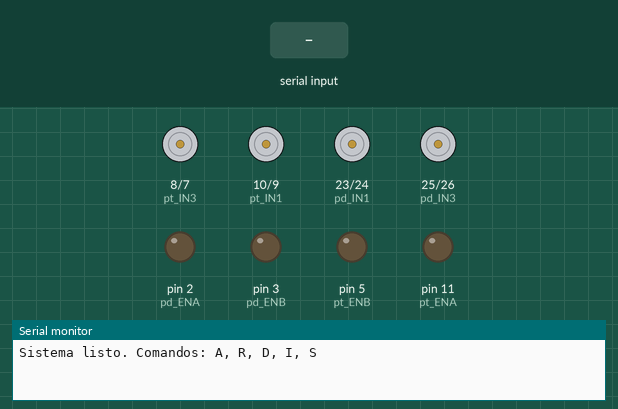
This sketch was run on a simulated Arduino Mega 2560, built with avr-gcc and run on an emulated ATmega2560. Parts: motor-driver pin pairs drawn as motors (green arrow = first pin HIGH = forward, orange = second pin HIGH = backward, longer = more drive), output pins drawn as LEDs (lit = HIGH), the last lines printed to the serial monitor. Inputs (shaded band) come from the test bench.

Above: at 1.2 s.
1.3 s: "A" received over Serial
At 2.5 s:
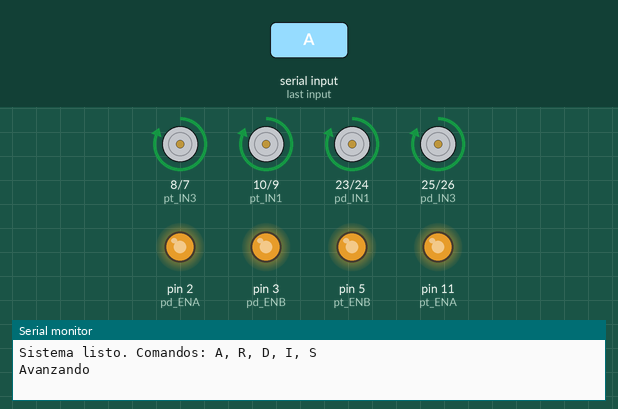
2.8 s: "R" received over Serial
At 3.7 s:
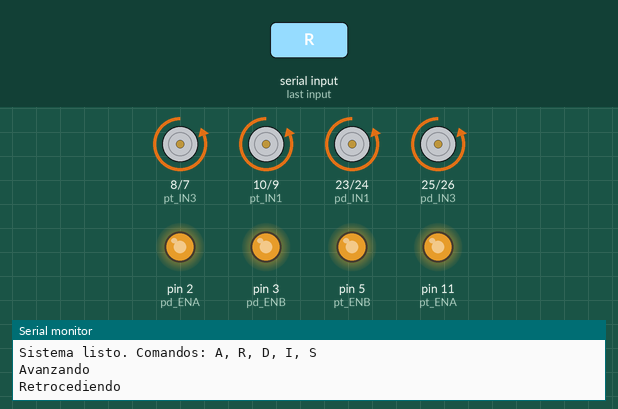
4.3 s: "D" received over Serial
At 4.8 s:
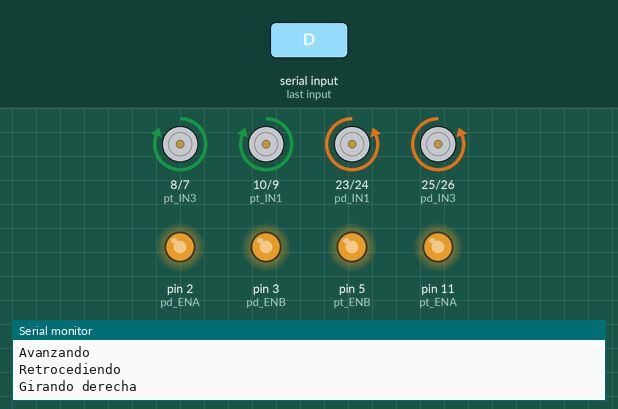
5.8 s: "I" received over Serial
At 7.2 s:
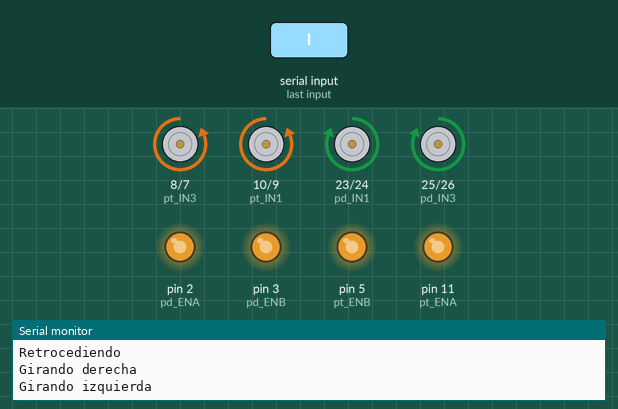
Timing chart, 0 to 8.3 s (numbered marks = the images above; inputs shaded):
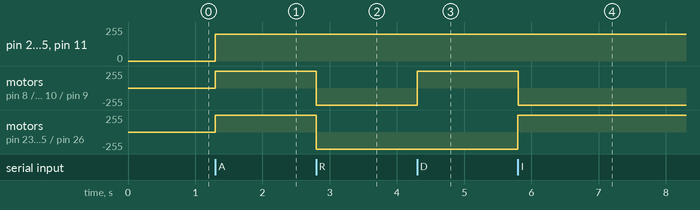

The sketch:

car_double_h_bridge.ino
```cpp
// CODIGO FUNCIONAL CON UN SOLO PUENTE H (primer modelo)

// Conexiones PUENTE DELANTERO (rueda derecha)
const int pd_ENA = 2;    // ENA canal A
const int pd_IN1 = 23;   // Control canal A
const int pd_IN2 = 24;
const int pd_ENB = 3;    // ENB canal B
const int pd_IN3 = 25;   // Control canal B
const int pd_IN4 = 26;

// Conexiones PUENTE TRASERO (rueda izquierda)
const int pt_ENA = 11;   // ENA canal A
const int pt_IN1 = 10;   // Control canal A
const int pt_IN2 = 9;
const int pt_ENB = 5;    // ENB canal B (usando pin 5 como especificaste)
const int pt_IN3 = 8;    // Control canal B
const int pt_IN4 = 7;

//----------------------------------------------------------------
// ASIGNACIÓN DE PINES
//----------------------------------------------------------------
void configurarPines() {
  // Puente delantero (rueda derecha)
  pinMode(pd_ENA, OUTPUT); pinMode(pd_ENB, OUTPUT);
  pinMode(pd_IN1, OUTPUT); pinMode(pd_IN2, OUTPUT);
  pinMode(pd_IN3, OUTPUT); pinMode(pd_IN4, OUTPUT);

  // Puente trasero (rueda izquierda)
  pinMode(pt_ENA, OUTPUT); pinMode(pt_ENB, OUTPUT);
  pinMode(pt_IN1, OUTPUT); pinMode(pt_IN2, OUTPUT);
  pinMode(pt_IN3, OUTPUT); pinMode(pt_IN4, OUTPUT);
}

//----------------------------------------------------------------
// FUNCIÓN: AVANZAR
//----------------------------------------------------------------
void avanzar() {
  // Rueda derecha - ambos canales adelante
  digitalWrite(pd_IN1, HIGH); digitalWrite(pd_IN2, LOW);
  digitalWrite(pd_IN3, HIGH); digitalWrite(pd_IN4, LOW);
  analogWrite(pd_ENA, 200); analogWrite(pd_ENB, 200);

  // Rueda izquierda - ambos canales adelante
  digitalWrite(pt_IN1, HIGH); digitalWrite(pt_IN2, LOW);
  digitalWrite(pt_IN3, HIGH); digitalWrite(pt_IN4, LOW);
  analogWrite(pt_ENA, 200); analogWrite(pt_ENB, 200);
}

//----------------------------------------------------------------
// FUNCIÓN: RETROCEDER
//----------------------------------------------------------------
void retroceder() {
  // Rueda derecha - ambos canales atrás
  digitalWrite(pd_IN1, LOW); digitalWrite(pd_IN2, HIGH);
  digitalWrite(pd_IN3, LOW); digitalWrite(pd_IN4, HIGH);
  analogWrite(pd_ENA, 200); analogWrite(pd_ENB, 200);

  // Rueda izquierda - ambos canales atrás
  digitalWrite(pt_IN1, LOW); digitalWrite(pt_IN2, HIGH);
  digitalWrite(pt_IN3, LOW); digitalWrite(pt_IN4, HIGH);
  analogWrite(pt_ENA, 200); analogWrite(pt_ENB, 200);
}

//----------------------------------------------------------------
// FUNCIÓN: GIRAR DERECHA (sobre su eje)
//----------------------------------------------------------------
void girarDerecha() {
  // Rueda derecha - ambos canales atrás
  digitalWrite(pd_IN1, LOW); digitalWrite(pd_IN2, HIGH);
  digitalWrite(pd_IN3, LOW); digitalWrite(pd_IN4, HIGH);
  analogWrite(pd_ENA, 200); analogWrite(pd_ENB, 200);

  // Rueda izquierda - ambos canales adelante
  digitalWrite(pt_IN1, HIGH); digitalWrite(pt_IN2, LOW);
  digitalWrite(pt_IN3, HIGH); digitalWrite(pt_IN4, LOW);
  analogWrite(pt_ENA, 200); analogWrite(pt_ENB, 200);
}

//----------------------------------------------------------------
// FUNCIÓN: GIRAR IZQUIERDA (sobre su eje)
//----------------------------------------------------------------
void girarIzquierda() {
  // Rueda derecha - ambos canales adelante
  digitalWrite(pd_IN1, HIGH); digitalWrite(pd_IN2, LOW);
  digitalWrite(pd_IN3, HIGH); digitalWrite(pd_IN4, LOW);
  analogWrite(pd_ENA, 200); analogWrite(pd_ENB, 200);

  // Rueda izquierda - ambos canales atrás
  digitalWrite(pt_IN1, LOW); digitalWrite(pt_IN2, HIGH);
  digitalWrite(pt_IN3, LOW); digitalWrite(pt_IN4, HIGH);
  analogWrite(pt_ENA, 200); analogWrite(pt_ENB, 200);
}

//----------------------------------------------------------------
// FUNCIÓN: DETENER
//----------------------------------------------------------------
void detener() {
  // Apagar puente delantero
  analogWrite(pd_ENA, 0); analogWrite(pd_ENB, 0);
  digitalWrite(pd_IN1, LOW); digitalWrite(pd_IN2, LOW);
  digitalWrite(pd_IN3, LOW); digitalWrite(pd_IN4, LOW);

  // Apagar puente trasero
  analogWrite(pt_ENA, 0); analogWrite(pt_ENB, 0);
  digitalWrite(pt_IN1, LOW); digitalWrite(pt_IN2, LOW);
  digitalWrite(pt_IN3, LOW); digitalWrite(pt_IN4, LOW);
}

//----------------------------------------------------------------
// SETUP
//----------------------------------------------------------------
void setup() {
  Serial.begin(9600);
  configurarPines();
  detener();
  Serial.println("Sistema listo. Comandos: A, R, D, I, S");
}

//----------------------------------------------------------------
// LOOP PRINCIPAL
//----------------------------------------------------------------
void loop() {
  if (Serial.available() > 0) {
    char comando = Serial.read();

    switch(comando) {
      case 'A':
        avanzar();
        Serial.println("Avanzando");
        break;
      case 'R':
        retroceder();
        Serial.println("Retrocediendo");
        break;
      case 'D':
        girarDerecha();
        Serial.println("Girando derecha");
        break;
      case 'I':
        girarIzquierda();
        Serial.println("Girando izquierda");
        break;
      case 'S':
        detener();
        Serial.println("Detenido");
        break;
    }
  }
}
```

Measured:
- after the input at 1.3 s, pin 2 (pd_ENA), pin 3 (pd_ENB), pin 5 (pt_ENB), pin 11 (pt_ENA): 0/255 → 200/255 at once; motor on pin 8 (pt_IN3) / pin 7 (pt_IN4), motor on pin 10 (pt_IN1) / pin 9 (pt_IN2), motor on pin 23 (pd_IN1) / pin 24 (pd_IN2), motor on pin 25 (pd_IN3) / pin 26 (pd_IN4): stopped → forward 255/255 at once
- after the input at 2.8 s, motor on pin 8 (pt_IN3) / pin 7 (pt_IN4), motor on pin 10 (pt_IN1) / pin 9 (pt_IN2), motor on pin 23 (pd_IN1) / pin 24 (pd_IN2), motor on pin 25 (pd_IN3) / pin 26 (pd_IN4): forward 255/255 → backward 255/255 at once
- after the input at 4.3 s, motor on pin 8 (pt_IN3) / pin 7 (pt_IN4), motor on pin 10 (pt_IN1) / pin 9 (pt_IN2): backward 255/255 → forward 255/255 at once
- after the input at 5.8 s, motor on pin 8 (pt_IN3) / pin 7 (pt_IN4), motor on pin 10 (pt_IN1) / pin 9 (pt_IN2): forward 255/255 → backward 255/255 at once; motor on pin 23 (pd_IN1) / pin 24 (pd_IN2), motor on pin 25 (pd_IN3) / pin 26 (pd_IN4): backward 255/255 → forward 255/255 at once
